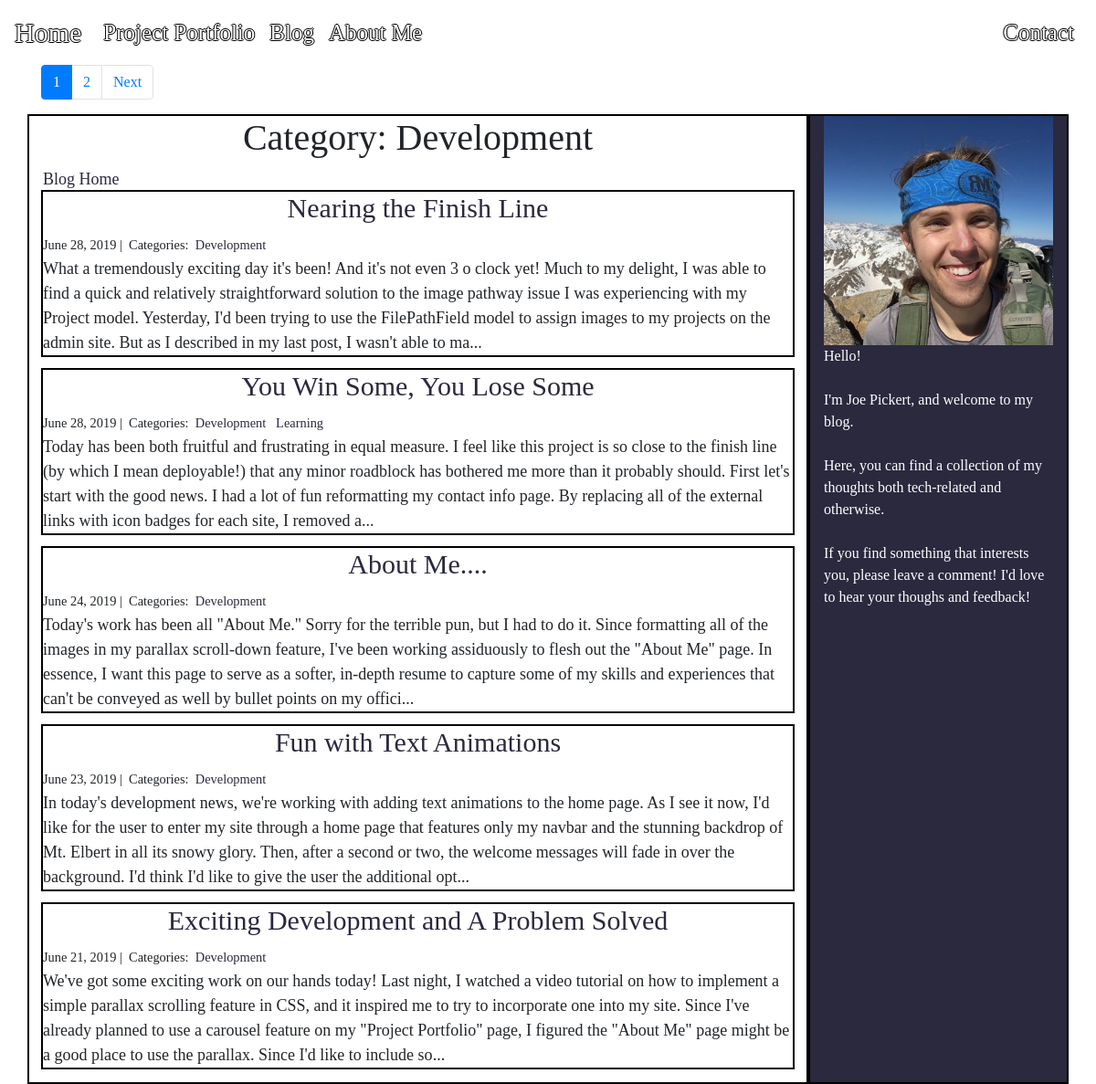
The page /blog/Development/ on the database as committed earlier.
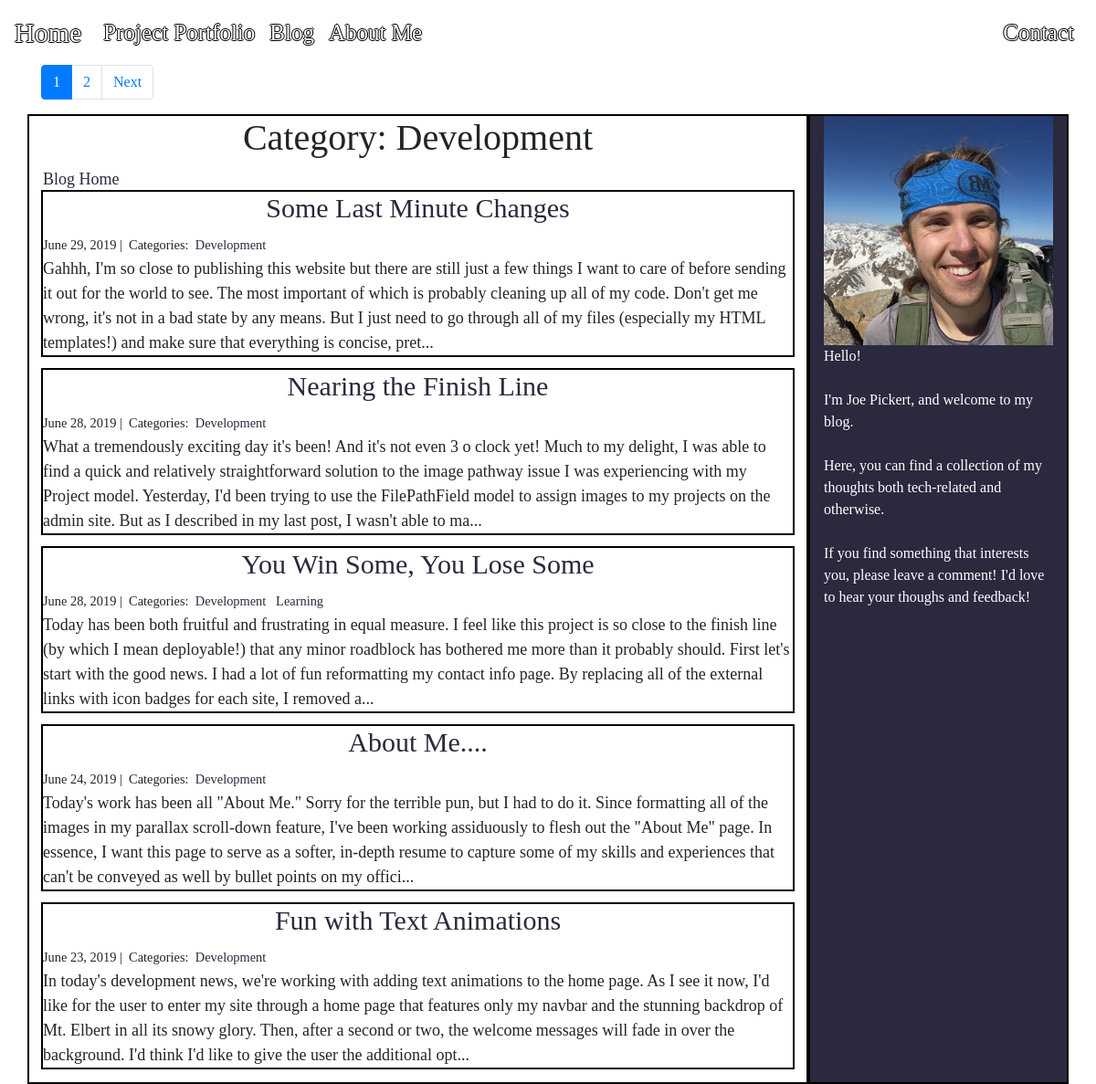
The same page on the database as committed later.
### blog/models.py (models this page shows, shortened)
class Post(models.Model):
    title = models.CharField(max_length=255)
    body = models.TextField()
    created_on = models.DateTimeField(default=datetime.date.today)
    last_modified = models.DateTimeField(auto_now_add=True)
    categories = models.ManyToManyField('Category', related_name='posts')

class Category(models.Model):
    name = models.CharField(max_length=20)

### blog/views.py (the view)
# urls.py: path('<category>/', views.blog_category, name='blog_category'),
def blog_category(request, category):
    posts = Post.objects.filter(categories__name__contains=category).order_by(
        '-created_on'
    )
    paginator = Paginator(posts, 5)
    page = request.GET.get('page')
    posts = paginator.get_page(page)
    context = {
        'category': category,
        'posts': posts}
    return render(request, 'blog_categories.html', context)

### blog/templates/blog_categories.html (shortened to what this page needs)
<!DOCTYPE html>
<html lang="en">
{% extends 'base.html' %}
{% block page_content %}
{% load staticfiles %}
<body>
    <div class="container">
        <nav aria-label="Blog Categories">
            <ul class='pagination'>
                {% for num in posts.paginator.page_range %}
                    {% if posts.number == num %}
                        <li class='page-item active'><a class='page-link' href='?page={{num}}'>{{num}}</a></li>
                    {% elif num > posts.number|add:'-3' and num < posts.number|add:'3' %}
                        <li class='page-item'><a class='page-link' href='?page={{num}}'>{{ num }}</a></li>
                    {% endif %}
                {% endfor %}
                {% if posts.has_next %}
                    <li class='page-item'><a class='page-link' href='?page={{ posts.next_page_number }}'>Next</a></li>
                {% endif %}
            </ul>
        </nav>
        <div class="row">
            <div class="col-9 blog-detail">
                <h1>Category: {{category|title}}</h1>
                <a class='blog-link' href="{% url 'blog_index' %}">Blog Home</a>
                {% for post in posts %}
                <div class='blog-container'>
                <h2><a href="{% url 'blog_detail' post.pk%}">{{ post.title }}</a></h2>
                <small>
                    {{ post.created_on.date }} |&nbsp;
                    Categories:&nbsp;
                    {% for category in post.categories.all %}
                    <a href="{% url 'blog_category' category.name %}">
                        {{ category.name }}
                    </a>&nbsp;
                    {% endfor %}
                </small>
                <p>{{ post.body | slice:":400" }}...</p>
                </div>
                {% endfor %}
            </div>
            <div class="col-3">
                    <img src="{% static '/images/Pro.jpg' %}" class='img-fluid'>
                    Hello!</br></br>
                    I'm Joe Pickert, and welcome to my blog.<br><br>
                    Here, you can find a collection of my thoughts both tech-related and otherwise.<br><br>
                    If you find something that interests you, please leave a comment! I'd love to hear your thoughs and feedback!
            </div>
        </div>
    </div>
</body>
{% endblock %}

Rows that differ between the two databases and show on the page:
no longer on this page (row unchanged): Post: title "Exciting Development and A Problem Solved", created_on "June 21, 2019", body "We've got some exciting work on our hands today! Last night, I watched a video tutorial on how to implement a simple parallax scrolling feature in CSS, and it inspired me to try to incorporate one into my site. Since I've already planned to use a carousel feature on my \"Project Portfolio\" page, I figured the \"About Me\" page might be a good place to use the parallax. Since I'd like to include so", Category (name "Development")
added Post: title "Some Last Minute Changes", created_on "June 29, 2019", body "Gahhh, I'm so close to publishing this website but there are still just a few things I want to care of before sending it out for the world to see. The most important of which is probably cleaning up all of my code. Don't get me wrong, it's not in a bad state by any means. But I just need to go through all of my files (especially my HTML templates!) and make sure that everything is concise, pret", Category (name "Development")
